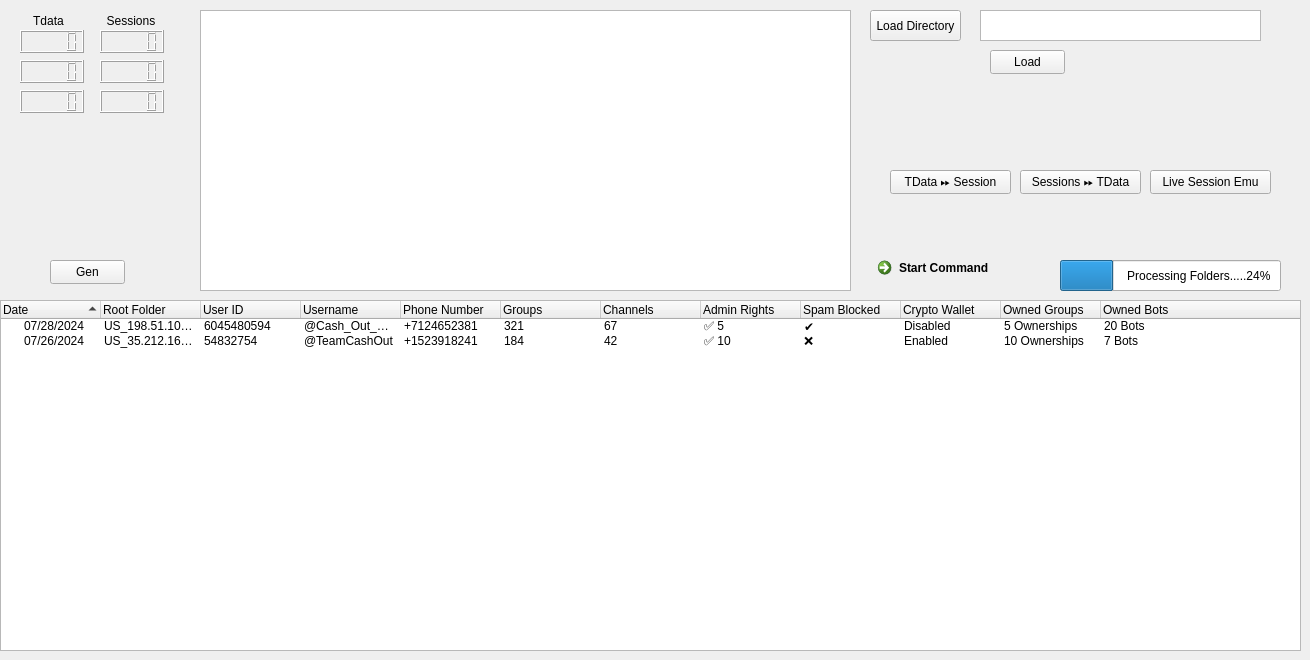
    <widget class="QWidget" name="tdata_manager_tab">
     <attribute name="title">
      <string>TData / .Session Manager</string>
     </attribute>
     <widget class="QTextEdit" name="tdata_directory_path_text_edit">
      <property name="geometry">
       <rect>
        <x>980</x>
        <y>10</y>
        <width>281</width>
        <height>31</height>
       </rect>
      </property>
     </widget>
     <widget class="QPushButton" name="load_tdata_directory_button">
      <property name="geometry">
       <rect>
        <x>870</x>
        <y>10</y>
        <width>91</width>
        <height>31</height>
       </rect>
      </property>
      <property name="text">
       <string>Load Directory</string>
      </property>
     </widget>
     <widget class="QTreeWidget" name="tdata_treeWidget">
      <property name="geometry">
       <rect>
        <x>0</x>
        <y>300</y>
        <width>1301</width>
        <height>351</height>
       </rect>
      </property>
      <property name="verticalScrollBarPolicy">
       <enum>Qt::ScrollBarAsNeeded</enum>
      </property>
      <property name="horizontalScrollBarPolicy">
       <enum>Qt::ScrollBarAlwaysOff</enum>
      </property>
      <property name="uniformRowHeights">
       <bool>false</bool>
      </property>
      <property name="sortingEnabled">
       <bool>true</bool>
      </property>
      <attribute name="headerHighlightSections">
       <bool>true</bool>
      </attribute>
      <attribute name="headerShowSortIndicator" stdset="0">
       <bool>true</bool>
      </attribute>
      <column>
       <property name="text">
        <string>Date</string>
       </property>
       <property name="foreground">
        <brush brushstyle="SolidPattern">
         <color alpha="255">
          <red>0</red>
          <green>0</green>
          <blue>0</blue>
         </color>
        </brush>
       </property>
      </column>
      <column>
       <property name="text">
        <string>Root Folder</string>
       </property>
       <property name="background">
        <color>
         <red>0</red>
         <green>0</green>
         <blue>0</blue>
        </color>
       </property>
       <property name="foreground">
        <brush brushstyle="SolidPattern">
         <color alpha="255">
          <red>0</red>
          <green>0</green>
          <blue>0</blue>
         </color>
        </brush>
       </property>
      </column>
      <column>
       <property name="text">
        <string>User ID</string>
       </property>
       <property name="foreground">
        <brush brushstyle="SolidPattern">
         <color alpha="255">
          <red>0</red>
          <green>0</green>
          <blue>0</blue>
         </color>
        </brush>
       </property>
      </column>
      <column>
       <property name="text">
        <string>Username</string>
       </property>
       <property name="foreground">
        <brush brushstyle="SolidPattern">
         <color alpha="255">
          <red>0</red>
          <green>0</green>
          <blue>0</blue>
         </color>
        </brush>
       </property>
      </column>
      <column>
       <property name="text">
        <string>Phone Number</string>
       </property>
       <property name="foreground">
        <brush brushstyle="SolidPattern">
         <color alpha="255">
          <red>0</red>
          <green>0</green>
          <blue>0</blue>
         </color>
        </brush>
       </property>
      </column>
      <column>
       <property name="text">
        <string>Groups</string>
       </property>
       <property name="foreground">
        <brush brushstyle="SolidPattern">
         <color alpha="255">
          <red>0</red>
          <green>0</green>
          <blue>0</blue>
         </color>
        </brush>
       </property>
      </column>
      <column>
       <property name="text">
        <string>Channels</string>
       </property>
       <property name="foreground">
        <brush brushstyle="SolidPattern">
         <color alpha="255">
          <red>0</red>
          <green>0</green>
          <blue>0</blue>
         </color>
        </brush>
       </property>
      </column>
      <column>
       <property name="text">
        <string>Admin Rights</string>
       </property>
       <property name="foreground">
        <brush brushstyle="SolidPattern">
         <color alpha="255">
          <red>0</red>
          <green>0</green>
          <blue>0</blue>
         </color>
        </brush>
       </property>
      </column>
      <column>
       <property name="text">
        <string>Spam Blocked</string>
       </property>
       <property name="foreground">
        <brush brushstyle="SolidPattern">
         <color alpha="255">
          <red>0</red>
          <green>0</green>
          <blue>0</blue>
         </color>
        </brush>
       </property>
      </column>
      <column>
       <property name="text">
        <string>Crypto Wallet</string>
       </property>
       <property name="foreground">
        <brush brushstyle="SolidPattern">
         <color alpha="255">
          <red>0</red>
          <green>0</green>
          <blue>0</blue>
         </color>
        </brush>
       </property>
      </column>
      <column>
       <property name="text">
        <string>Owned Groups</string>
       </property>
       <property name="foreground">
        <brush brushstyle="SolidPattern">
         <color alpha="255">
          <red>0</red>
          <green>0</green>
          <blue>0</blue>
         </color>
        </brush>
       </property>
      </column>
      <column>
       <property name="text">
        <string>Owned Bots</string>
       </property>
       <property name="foreground">
        <brush brushstyle="SolidPattern">
         <color alpha="255">
          <red>0</red>
          <green>0</green>
          <blue>0</blue>
         </color>
        </brush>
       </property>
      </column>
      <item>
       <property name="text">
        <string>07/28/2024</string>
       </property>
       <property name="text">
        <string>US_198.51.100.42GHIJ1234JKLM5678</string>
       </property>
       <property name="text">
        <string>6045480594</string>
       </property>
       <property name="text">
        <string>@Cash_Out_Gang1337</string>
       </property>
       <property name="text">
        <string>+7124652381</string>
       </property>
       <property name="text">
        <string>321</string>
       </property>
       <property name="text">
        <string>67</string>
       </property>
       <property name="text">
        <string>✅ 5</string>
       </property>
       <property name="text">
        <string>✔</string>
       </property>
       <property name="text">
        <string>Disabled</string>
       </property>
       <property name="text">
        <string>5 Ownerships</string>
       </property>
       <property name="text">
        <string>20 Bots</string>
       </property>
      </item>
      <item>
       <property name="text">
        <string>07/26/2024</string>
       </property>
       <property name="text">
        <string>US_35.212.166.53WWQJLLS81YSR8GNNM</string>
       </property>
       <property name="text">
        <string>54832754</string>
       </property>
       <property name="text">
        <string>@TeamCashOut</string>
       </property>
       <property name="text">
        <string>+1523918241</string>
       </property>
       <property name="text">
        <string>184</string>
       </property>
       <property name="text">
        <string>42</string>
       </property>
       <property name="text">
        <string>✅ 10</string>
       </property>
       <property name="text">
        <string>❌</string>
       </property>
       <property name="text">
        <string>Enabled</string>
       </property>
       <property name="text">
        <string>10 Ownerships</string>
       </property>
       <property name="text">
        <string>7 Bots</string>
       </property>
      </item>
     </widget>
     <widget class="QProgressBar" name="progressBar">
      <property name="geometry">
       <rect>
        <x>1060</x>
        <y>260</y>
        <width>221</width>
        <height>31</height>
       </rect>
      </property>
      <property name="value">
       <number>24</number>
      </property>
      <property name="format">
       <string>                 Processing Folders.....%p%</string>
      </property>
     </widget>
     <widget class="QLCDNumber" name="tdata_total_lcdNumber">
      <property name="geometry">
       <rect>
        <x>20</x>
        <y>30</y>
        <width>64</width>
        <height>23</height>
       </rect>
      </property>
     </widget>
     <widget class="QLCDNumber" name="tdata_checked_lcdNumber_2">
      <property name="geometry">
       <rect>
        <x>20</x>
        <y>60</y>
        <width>64</width>
        <height>23</height>
       </rect>
      </property>
     </widget>
     <widget class="QLCDNumber" name="tdata_valid_lcdNumber_3">
      <property name="geometry">
       <rect>
        <x>20</x>
        <y>90</y>
        <width>64</width>
        <height>23</height>
       </rect>
      </property>
     </widget>
     <widget class="QLCDNumber" name="session_total_lcdNumber_4">
      <property name="geometry">
       <rect>
        <x>100</x>
        <y>30</y>
        <width>64</width>
        <height>23</height>
       </rect>
      </property>
     </widget>
     <widget class="QLCDNumber" name="session_total_lcdNumber_5">
      <property name="geometry">
       <rect>
        <x>100</x>
        <y>60</y>
        <width>64</width>
        <height>23</height>
       </rect>
      </property>
     </widget>
     <widget class="QLCDNumber" name="session_total_lcdNumber_6">
      <property name="geometry">
       <rect>
        <x>100</x>
        <y>90</y>
        <width>64</width>
        <height>23</height>
       </rect>
      </property>
     </widget>
     <widget class="QLabel" name="tdata_label">
      <property name="geometry">
       <rect>
        <x>20</x>
        <y>10</y>
        <width>61</width>
        <height>21</height>
       </rect>
      </property>
      <property name="text">
       <string>    Tdata</string>
      </property>
     </widget>
     <widget class="QLabel" name="sessions_label">
      <property name="geometry">
       <rect>
        <x>100</x>
        <y>10</y>
        <width>61</width>
        <height>21</height>
       </rect>
      </property>
      <property name="text">
       <string>  Sessions</string>
      </property>
     </widget>
     <widget class="QCommandLinkButton" name="Start_commandLinkButton">
      <property name="geometry">
       <rect>
        <x>870</x>
        <y>250</y>
        <width>185</width>
        <height>41</height>
       </rect>
      </property>
      <property name="text">
       <string>Start Command</string>
      </property>
     </widget>
     <widget class="QPushButton" name="start_tdata_checker_button">
      <property name="geometry">
       <rect>
        <x>990</x>
        <y>50</y>
        <width>75</width>
        <height>24</height>
       </rect>
      </property>
      <property name="text">
       <string>Load</string>
      </property>
     </widget>
     <widget class="QPushButton" name="tdata_to_session_button">
      <property name="geometry">
       <rect>
        <x>890</x>
        <y>170</y>
        <width>121</width>
        <height>24</height>
       </rect>
      </property>
      <property name="text">
       <string>TData ⏩ Session</string>
      </property>
     </widget>
     <widget class="QPushButton" name="sessions_to_tdata_button">
      <property name="geometry">
       <rect>
        <x>1020</x>
        <y>170</y>
        <width>121</width>
        <height>24</height>
       </rect>
      </property>
      <property name="text">
       <string>Sessions ⏩ TData</string>
      </property>
     </widget>
     <widget class="QPushButton" name="generate_button">
      <property name="geometry">
       <rect>
        <x>50</x>
        <y>260</y>
        <width>75</width>
        <height>24</height>
       </rect>
      </property>
      <property name="text">
       <string>Gen</string>
      </property>
     </widget>
     <widget class="QPushButton" name="live_session_button">
      <property name="geometry">
       <rect>
        <x>1150</x>
        <y>170</y>
        <width>121</width>
        <height>24</height>
       </rect>
      </property>
      <property name="text">
       <string>Live Session Emu</string>
      </property>
     </widget>
     <widget class="QTextEdit" name="tdata_console_textedit">
      <property name="geometry">
       <rect>
        <x>200</x>
        <y>10</y>
        <width>651</width>
        <height>281</height>
       </rect>
      </property>
     </widget>
    </widget>
